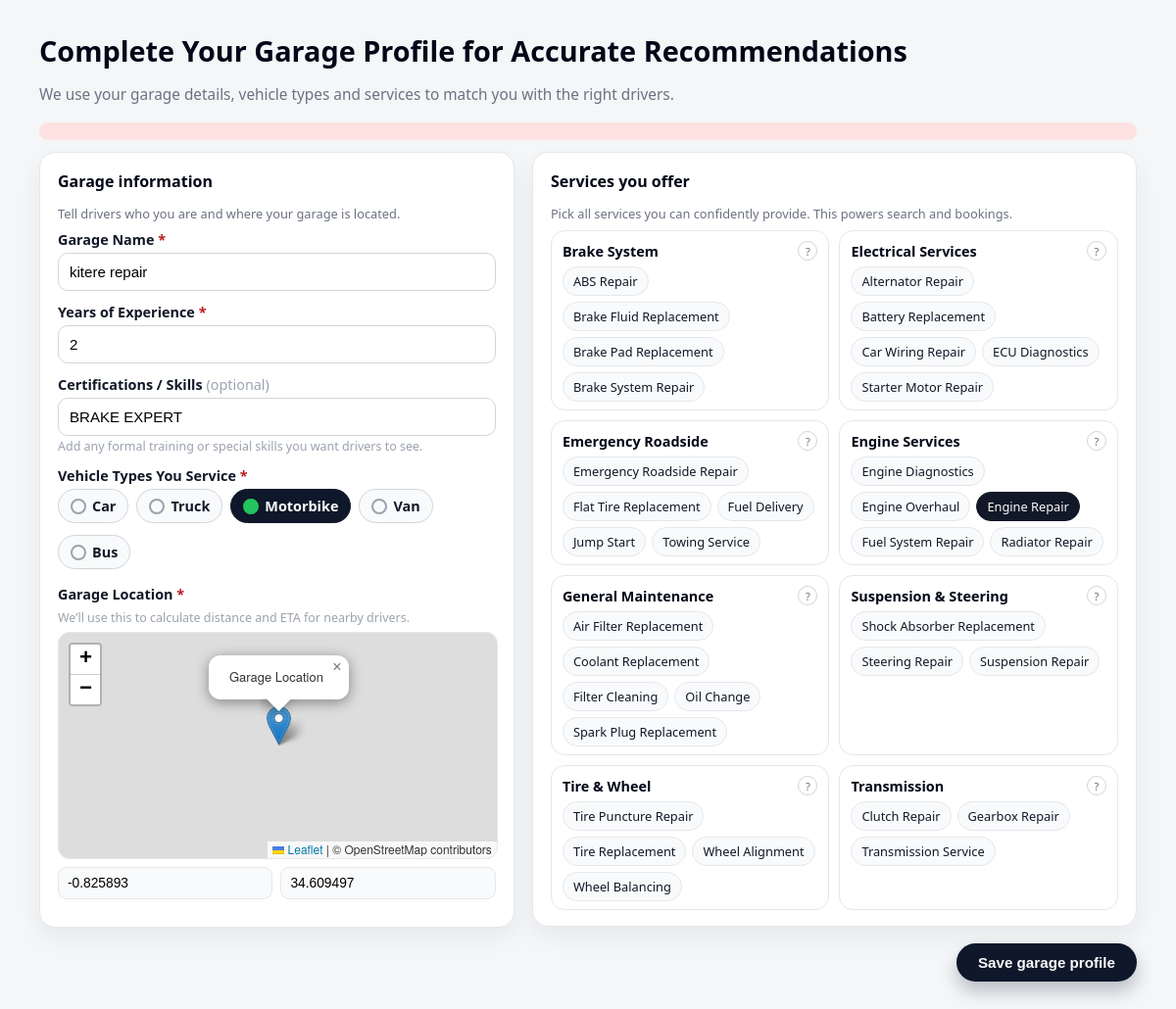
The app's page /forms/profile/mechanic_profile.php (signed in) with its own data.
### tables this page shows
CREATE TABLE `mechanics` (
  `id` int(11) NOT NULL,
  `user_id` int(11) NOT NULL,
  `garage_name` varchar(255) NOT NULL,
  `experience` int(11) NOT NULL,
  `certifications` text DEFAULT NULL,
  `vehicle_types` text NOT NULL,
  `services_offered` text NOT NULL,
  `latitude` decimal(9,6) NOT NULL,
  `longitude` decimal(9,6) NOT NULL,
  `availability` tinyint(1) DEFAULT 1,
  `created_at` datetime DEFAULT current_timestamp(),
  `service_ids` longtext DEFAULT NULL CHECK (json_valid(`service_ids`))
);

CREATE TABLE `services` (
  `id` int(11) NOT NULL,
  `category` varchar(100) NOT NULL,
  `service_name` varchar(100) NOT NULL
);

### forms/profile/mechanic_profile.php (the view, shortened to what this page needs)
<?php
require_once("../config.php");
$user_id = $_SESSION['user_id'];
$error = "";
$existing = null;
$stmt = $conn->prepare("SELECT * FROM mechanics WHERE user_id = ? LIMIT 1");
$stmt->bind_param("i", $user_id);
$stmt->execute();
$resExisting = $stmt->get_result();
if ($resExisting && $resExisting->num_rows > 0) {
    $existing = $resExisting->fetch_assoc();
    $existing['service_ids_array'] = json_decode($existing['service_ids'] ?? '[]', true);
}
$serviceCategories = [];
$svcRes = $conn->query("SELECT id, category, service_name FROM services ORDER BY category, service_name");
if ($svcRes) {
    while ($row = $svcRes->fetch_assoc()) {
        $cat = $row['category'];
        if (!isset($serviceCategories[$cat])) $serviceCategories[$cat] = [];
        $serviceCategories[$cat][] = $row;
    }
}
function old_or_existing($key, $default = '') {
    global $existing;
    if ($existing && isset($existing[$key])) {
        return htmlspecialchars($existing[$key], ENT_QUOTES);
    }
    return htmlspecialchars($default, ENT_QUOTES);
}
$selected_vehicle_types = [];
if ($_SERVER["REQUEST_METHOD"] == "POST" && isset($_POST['vehicle_types'])) {
    $selected_vehicle_types = (array)$_POST['vehicle_types'];
} elseif ($existing && !empty($existing['vehicle_types'])) {
    $selected_vehicle_types = array_map('trim', explode(',', $existing['vehicle_types']));
}
$selected_service_ids = [];
if ($_SERVER["REQUEST_METHOD"] == "POST" && isset($_POST['service_ids'])) {
    $selected_service_ids = array_map('intval', (array)$_POST['service_ids']);
} elseif ($existing && !empty($existing['service_ids_array'])) {
    $selected_service_ids = $existing['service_ids_array'];
}
$lat_value = '';
$lng_value = '';
if ($_SERVER["REQUEST_METHOD"] == "POST") {
    $lat_value = htmlspecialchars($_POST['latitude'] ?? '', ENT_QUOTES);
    $lng_value = htmlspecialchars($_POST['longitude'] ?? '', ENT_QUOTES);
} elseif ($existing) {
    $lat_value = htmlspecialchars($existing['latitude'], ENT_QUOTES);
    $lng_value = htmlspecialchars($existing['longitude'], ENT_QUOTES);
}
?>
<!DOCTYPE html>
<html lang="en">
<head>
  <link rel="stylesheet" href="https://unpkg.com/leaflet@1.7.1/dist/leaflet.css" />
</head>
<body>
<div class="page-shell">
  <header class="page-header">
    <h1 class="page-title">Complete Your Garage Profile for Accurate Recommendations</h1>
    <p class="page-subtitle">We use your garage details, vehicle types and services to match you with the right drivers.</p>
  </header>
  <?php if (isset($error)): ?>
    <div class="error"><?php echo $error; ?></div>
  <?php endif; ?>
  <form method="POST">
    <div class="profile-layout">
      <section class="card" aria-label="Garage information">
        <div class="card-header">
          <div class="card-title">Garage information</div>
        </div>
        <p class="card-sub">Tell drivers who you are and where your garage is located.</p>
        <div class="form-group">
          <label for="garage_name">Garage Name <span style="color:#b91c1c">*</span></label>
          <input type="text" class="text-input" name="garage_name" id="garage_name" placeholder="e.g. Skyline Auto Garage" required
                 value="<?php echo old_or_existing('garage_name'); ?>">
        </div>
        <div class="form-group">
          <label for="experience">Years of Experience <span style="color:#b91c1c">*</span></label>
          <input type="number" class="text-input" name="experience" id="experience" min="0" max="80"
                 placeholder="How many years have you been a mechanic?" required
                 value="<?php echo old_or_existing('experience'); ?>">
        </div>
        <div class="form-group">
          <label for="certifications">Certifications / Skills <span style="font-weight:400;color:#9ca3af;">(optional)</span></label>
          <input type="text" class="text-input" name="certifications" id="certifications"
                 placeholder="e.g. Engine specialist, Brake expert, ECU diagnostics"
                 value="<?php echo old_or_existing('certifications'); ?>">
          <small>Add any formal training or special skills you want drivers to see.</small>
        </div>
        <div class="form-group">
          <label>Vehicle Types You Service <span style="color:#b91c1c">*</span></label>
          <div class="pill-checkboxes">
            <?php
            $vehicleOptions = ['Car','Truck','Motorbike','Van','Bus'];
            foreach ($vehicleOptions as $v):
                $isChecked = in_array($v, $selected_vehicle_types);
            ?>
              <label class="pill-label <?php echo $isChecked ? 'active' : ''; ?>">
                <span class="pill-dot"></span>
                <span class="txt"><?php echo htmlspecialchars($v); ?></span>
              </label>
            <?php endforeach; ?>
          </div>
        </div>
        <div class="form-group">
          <label>Garage Location <span style="color:#b91c1c">*</span></label>
          <small>We’ll use this to calculate distance and ETA for nearby drivers.</small>
          <div id="map"></div>
          <div class="lat-lon">
            <input type="text" id="latitude" name="latitude" placeholder="Latitude" readonly required value="<?php echo $lat_value; ?>">
            <input type="text" id="longitude" name="longitude" placeholder="Longitude" readonly required value="<?php echo $lng_value; ?>">
          </div>
        </div>
      </section>
      <section class="card" aria-label="Services offered">
        <div class="card-header">
          <div class="card-title">Services you offer</div>
        </div>
        <p class="card-sub">Pick all services you can confidently provide. This powers search and bookings.</p>
        <div class="services-grid">
          <?php
          foreach ($serviceCategories as $cat => $rows):
          ?>
            <div class="service-card">
              <div class="service-card-header">
                <div class="service-card-title"><?php echo htmlspecialchars($cat); ?></div>
                <div class="info-icon">
                  ?
                </div>
              </div>
              <div class="service-list">
                <?php foreach ($rows as $svc):
                    $isSel = in_array($svc['id'], $selected_service_ids);
                ?>
                  <label class="service-chip <?php echo $isSel ? 'active' : ''; ?>">
                    <?php echo htmlspecialchars($svc['service_name']); ?>
                  </label>
                <?php endforeach; ?>
              </div>
            </div>
          <?php endforeach; ?>
        </div>
      </section>
    </div>
    <div class="form-actions">
      <button type="submit" class="btn-primary">
        Save garage profile
      </button>
    </div>
  </form>
</div>
</body>
</html>

### forms/profile/mechanic_profile.php (style rules this page uses)
body { margin:0; font-family:'Segoe UI',sans-serif; background:#f4f6f8; color:#111827; }
.page-shell { max-width:1120px; margin:32px auto 40px; padding:0 16px; }
.page-header { margin-bottom:18px; }
.page-title { font-size:1.8rem; font-weight:650; color:#020617; margin-bottom:4px; }
.page-subtitle { font-size:0.96rem; color:#6b7280; }
.profile-layout { display:grid; grid-template-columns:minmax(0,1.1fr) minmax(0,1.4fr); gap:18px; align-items:flex-start; }
.card { background:#ffffff; border-radius:16px; padding:18px 18px 16px; box-shadow:0 10px 25px rgba(15,23,42,0.06); border:1px solid #e5e7eb; }
.card-header { display:flex; align-items:center; justify-content:space-between; margin-bottom:10px; }
.card-title { font-size:1rem; font-weight:600; color:#020617; }
.card-sub { font-size:0.8rem; color:#6b7280; margin-bottom:8px; }
.form-group { display:flex; flex-direction:column; margin-bottom:12px; }
.form-group label { font-size:0.9rem; font-weight:600; margin-bottom:4px; color:#111827; }
.form-group small { font-size:0.78rem; color:#9ca3af; margin-top:2px; }
.text-input { padding:10px 11px; border-radius:10px; border:1px solid #d1d5db; font-size:0.94rem; outline:none; background:#ffffff; }
.pill-checkboxes { display:flex; flex-wrap:wrap; gap:8px; }
.pill-label { position:relative; display:inline-flex; align-items:center; gap:6px; padding:7px 12px; border-radius:999px; border:1px solid #d1d5db; background:#f9fafb; font-size:0.86rem; cursor:pointer; transition:all .15s ease; }
.pill-dot { width:12px;height:12px; border-radius:999px; border:2px solid #9ca3af; background:#f9fafb; }
.pill-label span.txt { color:#111827; }
.pill-label.active { background:#0f172a; border-color:#0f172a; }
.pill-label.active .pill-dot { border-color:#22c55e; background:#22c55e; }
.pill-label.active span.txt { color:#f9fafb; }
.services-grid { display:grid; grid-template-columns:repeat(2,minmax(0,1fr)); gap:10px; }
.service-card { border-radius:14px; border:1px solid #e5e7eb; padding:10px 11px 8px; background:#ffffff; }
.service-card-header { display:flex; align-items:center; justify-content:space-between; margin-bottom:6px; }
.service-card-title { font-size:0.9rem; font-weight:600; color:#020617; }
.info-icon { width:18px; height:18px; border-radius:999px; border:1px solid #d1d5db; font-size:0.7rem; display:inline-flex; align-items:center; justify-content:center; color:#6b7280; position:relative; cursor:default; }
.service-list { display:flex; flex-wrap:wrap; gap:6px; }
.service-chip { position:relative; display:inline-flex; align-items:center; gap:6px; padding:5px 10px; border-radius:999px; border:1px solid #e5e7eb; background:#f9fafb; font-size:0.8rem; cursor:pointer; transition:all .15s; }
.service-chip.active { background:#111827; border-color:#111827; color:#f9fafb; }
#map { width:100%; height:230px; border-radius:12px; margin-top:6px; border:1px solid #e5e7eb; }
.lat-lon { display:flex; gap:8px; flex-wrap:wrap; margin-top:8px; }
.lat-lon input { flex:1; padding:8px 9px; border-radius:9px; border:1px solid #e5e7eb; font-size:0.86rem; background:#f9fafb; }
.error { background:#fee2e2; color:#b91c1c; padding:9px 10px; border-radius:10px; font-size:0.9rem; margin-bottom:12px; text-align:center; }
.form-actions { display:flex; justify-content:flex-end; margin-top:16px; }
.btn-primary { padding:11px 22px; border-radius:999px; border:none; background:#0f172a; color:#f9fafb; font-size:0.95rem; font-weight:600; cursor:pointer; display:inline-flex; align-items:center; gap:8px; box-shadow:0 10px 18px rgba(15,23,42,0.25); }

### records on screen
mechanics: garage_name "kitere repair", experience "2", certifications "BRAKE EXPERT", latitude "-0.825893", longitude "34.609497"
services: service_name "ABS Repair"
services: service_name "Brake Fluid Replacement"
services: service_name "Brake Pad Replacement"
services: service_name "Brake System Repair"
services: service_name "Alternator Repair"
services: service_name "Battery Replacement"
services: service_name "Car Wiring Repair"
services: service_name "ECU Diagnostics"
services: service_name "Starter Motor Repair"
services: service_name "Emergency Roadside Repair"
services: service_name "Flat Tire Replacement"
services: service_name "Fuel Delivery"
services: service_name "Jump Start"
services: service_name "Towing Service"
services: service_name "Engine Diagnostics"
services: service_name "Engine Overhaul"
services: service_name "Engine Repair"
services: service_name "Fuel System Repair"
services: service_name "Radiator Repair"
services: service_name "Air Filter Replacement"
services: service_name "Coolant Replacement"
services: service_name "Filter Cleaning"
services: service_name "Oil Change"
services: service_name "Spark Plug Replacement"
services: service_name "Shock Absorber Replacement"
services: service_name "Steering Repair"
services: service_name "Suspension Repair"
services: service_name "Tire Puncture Repair"
services: service_name "Tire Replacement"
services: service_name "Wheel Alignment"
services: service_name "Wheel Balancing"
services: category "Transmission", service_name "Transmission Service"
services: service_name "Clutch Repair"
services: service_name "Gearbox Repair"

### other values on screen
$v "Car"
$v "Truck"
$v "Motorbike"
$v "Van"
$v "Bus"
$cat "Brake System"
$cat "Electrical Services"
$cat "Emergency Roadside"
$cat "Engine Services"
$cat "General Maintenance"
$cat "Suspension & Steering"
$cat "Tire & Wheel"
